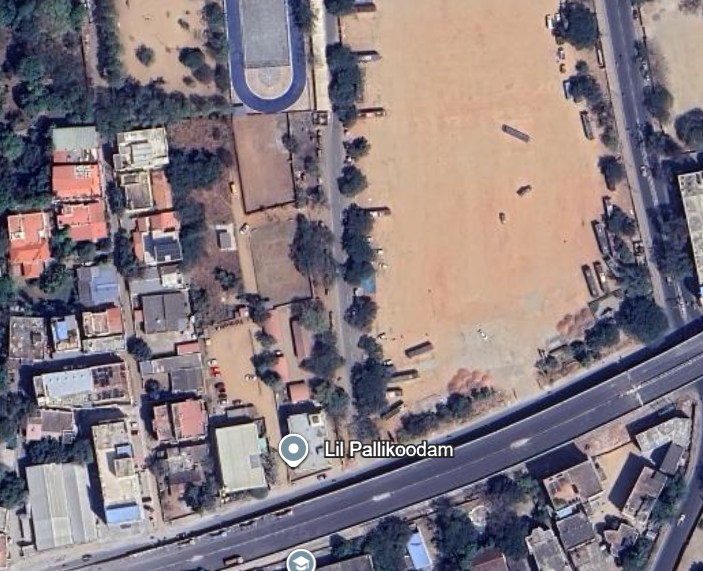
#> input picture Data/Arapalayam/coimbatore_1.png, 703 x 571 px, given as the content of the folder Data/Periyar, which was not available
$ python segment.py
#> lines starting #> are read from the running program, lines starting #| are printed output that depends on the picture; after the words box and inside, x2 and y2 are one past the last pixel; in counts of white or black regions, pixels touching at a corner belong together; pictures that were not available may be replaced by others from this repository, and a replacement may not be noted
import cv2
import numpy as np
import os
from pathlib import Path

# Area selection: can be set via env `AREA` or first CLI argument
area = os.environ.get("AREA")
import sys
if not area and len(sys.argv) > 1:
    area = sys.argv[1]
if not area:
    area = "Periyar"

# Create Output folder if it doesn't exist
if not os.path.exists("Output"):
    os.makedirs("Output")

# Get all images in Data/<area> folder
image_dir = Path(f"Data/{area}")
image_files = sorted(image_dir.glob("*.png")) + sorted(image_dir.glob("*.jpg")) + sorted(image_dir.glob("*.jpeg"))

if not image_files:
    print(f"No images found in Data/{area}/")
    exit()

print(f"Found {len(image_files)} images in Data/{area}/")

# Initialize aggregate statistics
total_free_pixels = 0
total_pixels = 0
total_green_pixels = 0
total_green_pixels_in_free = 0
results = []


# Process each image
for img_path in image_files:
    print(f"\nProcessing: {img_path.name}")

    img = cv2.imread(str(img_path))
#> img is the input picture: shape (571, 703, 3); mean B, G, R 126.3, 121.5, 133
    if img is None:
        print(f"  Error: Cannot read {img_path.name}")
        continue

    img = cv2.cvtColor(img, cv2.COLOR_BGR2RGB)

    # Reshape for clustering
    pixels = img.reshape((-1, 3))
    pixels = np.float32(pixels)

    # Apply K-Means
    K = 4
    criteria = (cv2.TERM_CRITERIA_EPS + cv2.TERM_CRITERIA_MAX_ITER, 10, 1.0)
    _, labels, centers = cv2.kmeans(
        pixels, K, None, criteria, 10, cv2.KMEANS_RANDOM_CENTERS
    )
#> centers = [[201.6, 177.4, 165.2], [143.9, 132.6, 140.4], [88.02, 86.4, 104.4], [40.22, 41.99, 62.12]]

    # Rebuild segmented image
    centers = np.uint8(centers)
#> centers = [[201, 177, 165], [143, 132, 140], [88, 86, 104], [40, 41, 62]]
    segmented = centers[labels.flatten()]
    segmented = segmented.reshape(img.shape)
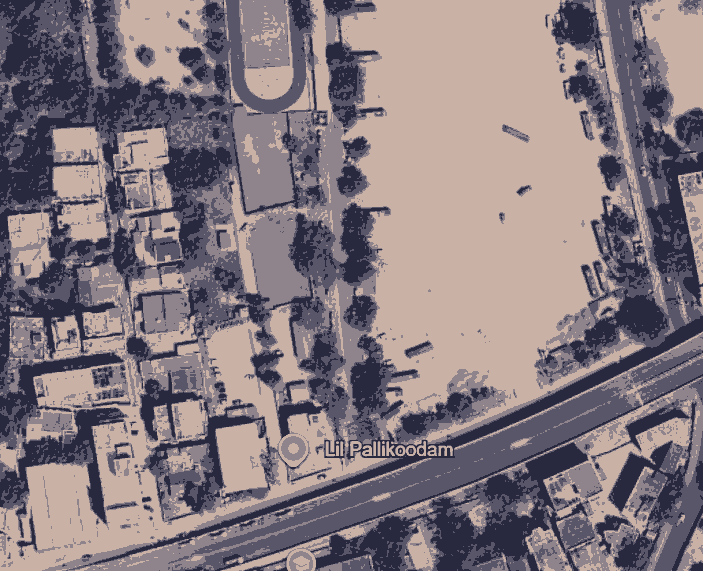
#> segmented: shape (571, 703, 3); mean R, G, B 132.5, 120.9, 126

    # Save segmented image
    base_name = img_path.stem
    segmented_bgr = cv2.cvtColor(segmented, cv2.COLOR_RGB2BGR)
    cv2.imwrite(f"Output/{base_name}_segmented.png", segmented_bgr)

    # Auto-select free-land cluster by color distance to a soil prototype
    soil_proto = np.array([136, 117, 105], dtype=np.float32)
    centers_f = centers.astype(np.float32)
#> centers_f has the same summary as centers
    dists = np.linalg.norm(centers_f - soil_proto, axis=1)
#> dists = [106.9, 38.72, 57.15, 129.8]
    free_cluster = int(np.argmin(dists))
#> free_cluster = 1

    # Create mask for free land cluster
    mask = (labels.flatten() == free_cluster)
    mask = mask.reshape(img.shape[0], img.shape[1])
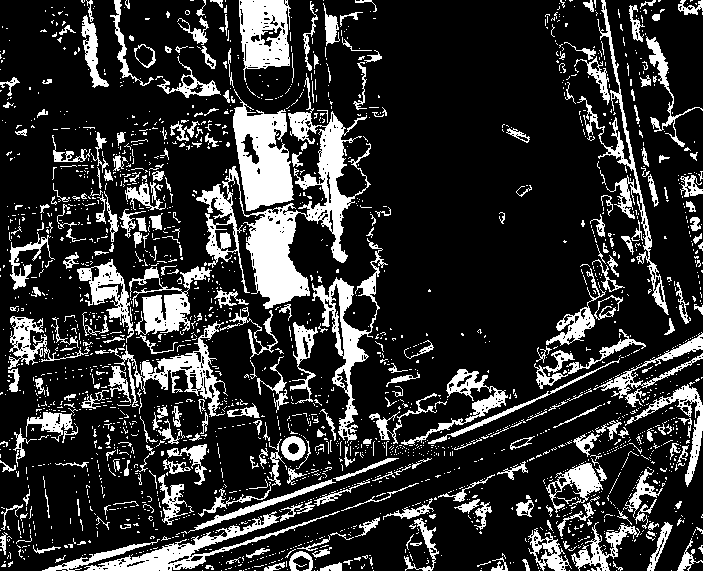
#> mask: shape (571, 703) bool; 19.4% white; 2218 white regions (1912 under 20 px), largest, box (x1, y1, x2, y2) and area: (196, 73, 371, 309) 9339, (233, 89, 294, 211) 4302, (312, 238, 388, 443) 2958

    # Save mask
    mask_uint8 = (mask * 255).astype(np.uint8)
    cv2.imwrite(f"Output/{base_name}_free_mask.png", mask_uint8)

    # Calculate statistics
    free_pixels = np.sum(mask)
#> free_pixels = 78044
    img_total_pixels = mask.size
#> img_total_pixels = 401413
    percentage = (free_pixels / img_total_pixels) * 100
#> percentage = 19.44

    # Estimate trees (count green pixels)
    hsv = cv2.cvtColor(img, cv2.COLOR_RGB2HSV)
#> hsv: shape (571, 703, 3); mean H, S, V 84.4, 60.2, 144
    lower_green = np.array([25, 25, 25])
    upper_green = np.array([100, 255, 255])
    green_mask = cv2.inRange(hsv, lower_green, upper_green) > 0
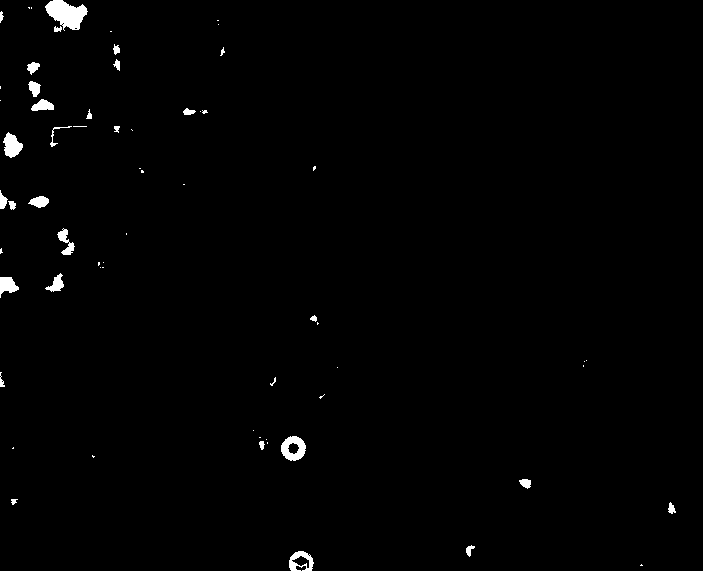
#> green_mask: shape (571, 703) bool; 0.99% white; 64 white regions (35 under 20 px), largest, box (x1, y1, x2, y2) and area: (45, 0, 88, 31) 795, (281, 436, 306, 461) 397, (3, 132, 23, 158) 325
    green_pixels = int(np.sum(green_mask))
#> green_pixels = 3977
    # green pixels inside free land
    green_in_free = int(np.sum(green_mask.reshape(img.shape[0], img.shape[1]) & mask))
#> green_in_free = 739
    avg_tree_pixels = 500
    estimated_trees_total = int(green_pixels / avg_tree_pixels) if avg_tree_pixels > 0 else 0
#> estimated_trees_total = 7
    estimated_trees_in_free = int(green_in_free / avg_tree_pixels) if avg_tree_pixels > 0 else 0
#> estimated_trees_in_free = 1

    # Store results
    results.append({
        "image": img_path.name,
        "free_land_pct": percentage,
        "free_pixels": int(free_pixels),
        "total_pixels": img_total_pixels,
        "estimated_trees_total": estimated_trees_total,
        "estimated_trees_in_free": estimated_trees_in_free
    })

    # Accumulate for aggregate stats
    total_free_pixels += free_pixels
#> total_free_pixels = 78044
    total_pixels += img_total_pixels
#> total_pixels = 401413
    total_green_pixels += green_pixels
#> total_green_pixels = 3977
    total_green_pixels_in_free += green_in_free
#> total_green_pixels_in_free = 739

    print(f"  Free land: {percentage:.2f}% | Trees (total): {estimated_trees_total}, in free: {estimated_trees_in_free}")
#|   Free land: 19.44% | Trees (total): 7, in free: 1

# Calculate aggregate statistics
aggregate_percentage = (total_free_pixels / total_pixels) * 100 if total_pixels > 0 else 0
#> aggregate_percentage = 19.44
aggregate_trees = int(total_green_pixels / avg_tree_pixels) if avg_tree_pixels > 0 else 0
#> aggregate_trees = 7
aggregate_trees_in_free = int(total_green_pixels_in_free / avg_tree_pixels) if avg_tree_pixels > 0 else 0
#> aggregate_trees_in_free = 1

# Save individual reports
for result in results:
    report_path = f"Output/{result['image'].split('.')[0]}_report.txt"
    with open(report_path, "w") as f:
        f.write(f"Image: {result['image']}\n")
        f.write(f"Free land percentage = {result['free_land_pct']:.2f}%\n")
        f.write(f"Free land pixels = {result['free_pixels']}\n")
        f.write(f"Total pixels = {result['total_pixels']}\n")
        f.write(f"Estimated trees (all green) = {result['estimated_trees_total']}\n")
        f.write(f"Estimated trees (inside free land) = {result['estimated_trees_in_free']}\n")
#> this loop made 1 pass
#> report_path on pass 1: 'Output/coimbatore_1_report.txt'

# Save aggregate report
summary_path = f"Output/{area.upper()}_SUMMARY.txt"
with open(summary_path, "w") as f:
    f.write(f"PERIYAR AGGREGATE ANALYSIS\n")
    f.write(f"{'='*50}\n")
    f.write(f"Total images processed: {len(results)}\n")
    f.write(f"Total free land percentage = {aggregate_percentage:.2f}%\n")
    f.write(f"Total free land pixels = {int(total_free_pixels)}\n")
    f.write(f"Total pixels = {total_pixels}\n")
    f.write(f"Total estimated trees = {aggregate_trees}\n")
    f.write(f"Total estimated trees (inside free land) = {aggregate_trees_in_free}\n")
    f.write(f"\n{'='*50}\n")
    f.write(f"Individual image results:\n")
    f.write(f"{'='*50}\n")
    for i, result in enumerate(results, 1):
        f.write(f"\n{i}. {result['image']}\n")
        f.write(f"   Free land: {result['free_land_pct']:.2f}%\n")
        f.write(f"   Trees (total): {result['estimated_trees_total']}\n")
        f.write(f"   Trees (in free land): {result['estimated_trees_in_free']}\n")
#> this loop made 1 pass
#> i on pass 1: 1

print(f"\n{'='*50}")
print(f"PERIYAR AGGREGATE RESULTS:")
print(f"{'='*50}")
print(f"Images processed: {len(results)}")
#| Images processed: 1
print(f"Total free land percentage: {aggregate_percentage:.2f}%")
#| Total free land percentage: 19.44%
print(f"Total estimated trees: {aggregate_trees}")
#| Total estimated trees: 7
print(f"Total estimated trees (inside free land): {aggregate_trees_in_free}")
#| Total estimated trees (inside free land): 1
print(f"\nAll outputs saved to Output/ folder")

$ run again, on Data/Chennai/chennai_2.png
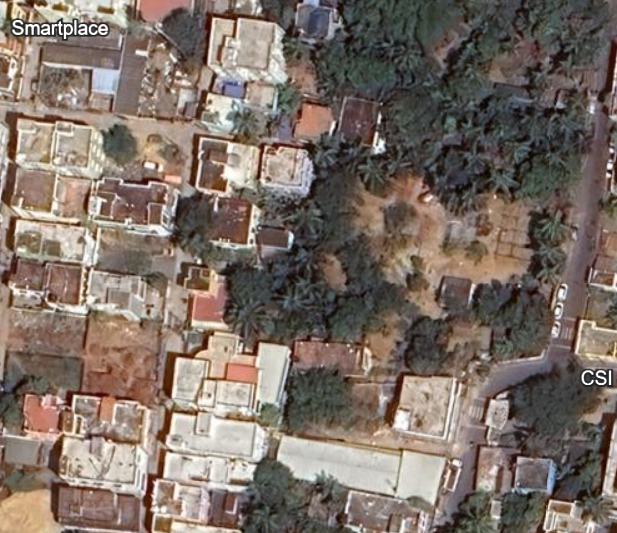
#> input picture Data/Chennai/chennai_2.png, 617 x 533 px, given as the content of the folder Data/../Data/Chennai/chennai_2.png, which was not available
#> img is the input picture: shape (533, 617, 3); mean B, G, R 102.3, 111.3, 124.6
#> `_, labels, centers = cv2.kmeans( pixels, K, None, criteria, 10, cv2.KM..`: centers = [[165.3, 144.3, 131.2], [61.47, 54.29, 48.62], [215.5, 206, 195.9], [110.1, 95.04, 86.3]]
#> `centers = np.uint8(centers)`: centers = [[165, 144, 131], [61, 54, 48], [215, 205, 195], [110, 95, 86]]
#> centers_f has the same summary as centers
#> dists = [47.39, 113.3, 148.6, 39]
#> free_cluster = 3
#> `mask = mask.reshape(img.shape[0], img.shape[1])`:
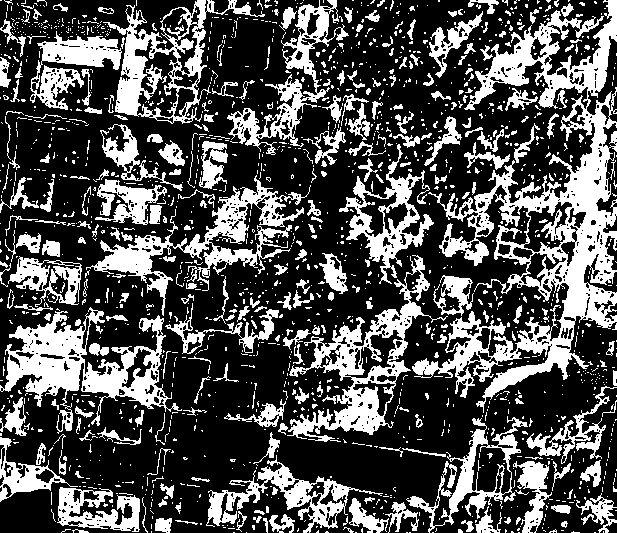
#> mask: shape (533, 617) bool; 31.7% white; 1660 white regions (1389 under 20 px), largest, box (x1, y1, x2, y2) and area: (412, 0, 617, 413) 23296, (0, 307, 182, 434) 7602, (287, 255, 448, 442) 6469
#> free_pixels = 104328
#> percentage = 31.72
#> hsv: shape (533, 617, 3); mean H, S, V 34.1, 53, 125.7
#> `green_mask = cv2.inRange(hsv, lower_green, upper_green) > 0`:
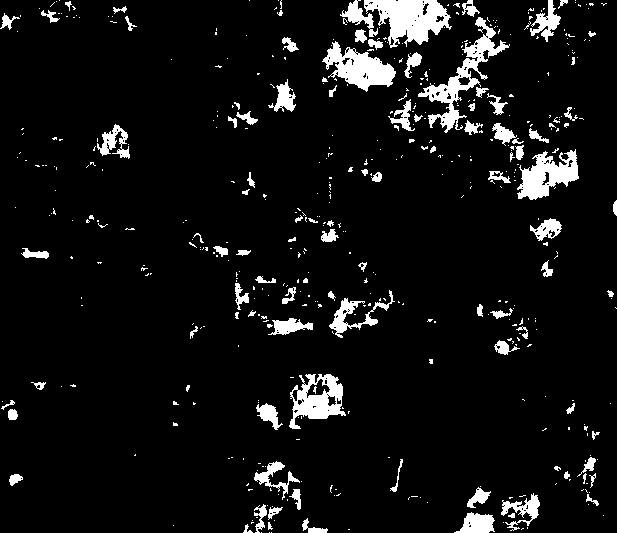
#> green_mask: shape (533, 617) bool; 7% white; 488 white regions (389 under 20 px), largest, box (x1, y1, x2, y2) and area: (364, 0, 452, 48) 2412, (418, 17, 510, 133) 2161, (322, 41, 396, 92) 1815
#> green_pixels = 22957
#> green_in_free = 5962
#> estimated_trees_total = 45
#> estimated_trees_in_free = 11
#> total_free_pixels = 104328
#> total_green_pixels = 22957
#> total_green_pixels_in_free = 5962
#|   Free land: 31.72% | Trees (total): 45, in free: 11
#> aggregate_percentage = 31.72
#> aggregate_trees = 45
#> aggregate_trees_in_free = 11
#> the loop `for result in results:` made 1 pass
#> report_path on pass 1: 'Output/chennai_2_report.txt'
#> the loop `for i, result in enumerate(results, 1):` made 1 pass
#> i on pass 1: 1
#| Images processed: 1
#| Total free land percentage: 31.72%
#| Total estimated trees: 45
#| Total estimated trees (inside free land): 11
